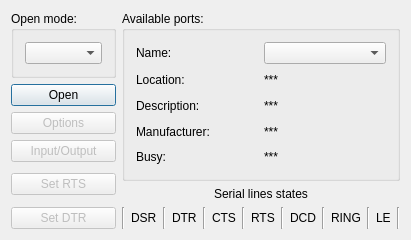
<?xml version="1.0" encoding="UTF-8"?>
<ui version="4.0">
 <class>MainDialog</class>
 <widget class="QDialog" name="MainDialog">
  <property name="geometry">
   <rect>
    <x>0</x>
    <y>0</y>
    <width>411</width>
    <height>240</height>
   </rect>
  </property>
  <property name="windowTitle">
   <string>Simple GUI application for demonstrating the use of QSerialDevice.</string>
  </property>
  <layout class="QGridLayout" name="gridLayout_2">
   <item row="0" column="0">
    <widget class="QGroupBox" name="modeGroupBox">
     <property name="title">
      <string>Open mode:</string>
     </property>
     <layout class="QVBoxLayout" name="verticalLayout">
      <item>
       <widget class="QComboBox" name="modeComboBox"/>
      </item>
     </layout>
    </widget>
   </item>
   <item row="0" column="1" rowspan="5">
    <widget class="QGroupBox" name="infoGroupBox">
     <property name="title">
      <string>Available ports:</string>
     </property>
     <layout class="QGridLayout" name="gridLayout">
      <item row="0" column="0">
       <widget class="QLabel" name="label_1">
        <property name="text">
         <string>Name:</string>
        </property>
       </widget>
      </item>
      <item row="0" column="1">
       <widget class="QComboBox" name="boxName"/>
      </item>
      <item row="1" column="0">
       <widget class="QLabel" name="label_2">
        <property name="text">
         <string>Location:</string>
        </property>
       </widget>
      </item>
      <item row="1" column="1">
       <widget class="QLabel" name="lbLocation">
        <property name="text">
         <string>***</string>
        </property>
       </widget>
      </item>
      <item row="2" column="0">
       <widget class="QLabel" name="label_3">
        <property name="text">
         <string>Description:</string>
        </property>
       </widget>
      </item>
      <item row="2" column="1">
       <widget class="QLabel" name="lbDescr">
        <property name="text">
         <string>***</string>
        </property>
       </widget>
      </item>
      <item row="3" column="0">
       <widget class="QLabel" name="label_4">
        <property name="text">
         <string>Manufacturer:</string>
        </property>
       </widget>
      </item>
      <item row="3" column="1">
       <widget class="QLabel" name="lbMfg">
        <property name="text">
         <string>***</string>
        </property>
       </widget>
      </item>
      <item row="4" column="0">
       <widget class="QLabel" name="label_5">
        <property name="text">
         <string>Busy:</string>
        </property>
       </widget>
      </item>
      <item row="4" column="1">
       <widget class="QLabel" name="lbBusy">
        <property name="text">
         <string>***</string>
        </property>
       </widget>
      </item>
     </layout>
    </widget>
   </item>
   <item row="1" column="0">
    <widget class="QPushButton" name="controlButton">
     <property name="text">
      <string>Open</string>
     </property>
    </widget>
   </item>
   <item row="2" column="0">
    <widget class="QPushButton" name="optionsButton">
     <property name="enabled">
      <bool>false</bool>
     </property>
     <property name="text">
      <string>Options</string>
     </property>
    </widget>
   </item>
   <item row="3" column="0">
    <widget class="QPushButton" name="ioButton">
     <property name="enabled">
      <bool>false</bool>
     </property>
     <property name="text">
      <string>Input/Output</string>
     </property>
    </widget>
   </item>
   <item row="4" column="0" rowspan="2">
    <widget class="QPushButton" name="rtsButton">
     <property name="enabled">
      <bool>false</bool>
     </property>
     <property name="text">
      <string>Set RTS</string>
     </property>
    </widget>
   </item>
   <item row="5" column="1">
    <widget class="QLabel" name="lineLabel">
     <property name="text">
      <string>Serial lines states</string>
     </property>
     <property name="alignment">
      <set>Qt::AlignCenter</set>
     </property>
    </widget>
   </item>
   <item row="6" column="0">
    <widget class="QPushButton" name="dtrButton">
     <property name="enabled">
      <bool>false</bool>
     </property>
     <property name="text">
      <string>Set DTR</string>
     </property>
    </widget>
   </item>
   <item row="6" column="1">
    <layout class="QHBoxLayout" name="horizontalLayout">
     <item>
      <widget class="Line" name="line1">
       <property name="orientation">
        <enum>Qt::Vertical</enum>
       </property>
      </widget>
     </item>
     <item>
      <widget class="QLabel" name="dsrLabel">
       <property name="text">
        <string>DSR</string>
       </property>
      </widget>
     </item>
     <item>
      <widget class="Line" name="line2">
       <property name="orientation">
        <enum>Qt::Vertical</enum>
       </property>
      </widget>
     </item>
     <item>
      <widget class="QLabel" name="dtrLabel">
       <property name="text">
        <string>DTR</string>
       </property>
      </widget>
     </item>
     <item>
      <widget class="Line" name="line">
       <property name="orientation">
        <enum>Qt::Vertical</enum>
       </property>
      </widget>
     </item>
     <item>
      <widget class="QLabel" name="ctsLabel">
       <property name="text">
        <string>CTS</string>
       </property>
      </widget>
     </item>
     <item>
      <widget class="Line" name="line_2">
       <property name="orientation">
        <enum>Qt::Vertical</enum>
       </property>
      </widget>
     </item>
     <item>
      <widget class="QLabel" name="rtsLabel">
       <property name="text">
        <string>RTS</string>
       </property>
      </widget>
     </item>
     <item>
      <widget class="Line" name="line_3">
       <property name="orientation">
        <enum>Qt::Vertical</enum>
       </property>
      </widget>
     </item>
     <item>
      <widget class="QLabel" name="dcdLabel">
       <property name="text">
        <string>DCD</string>
       </property>
      </widget>
     </item>
     <item>
      <widget class="Line" name="line3">
       <property name="orientation">
        <enum>Qt::Vertical</enum>
       </property>
      </widget>
     </item>
     <item>
      <widget class="QLabel" name="ringLabel">
       <property name="text">
        <string>RING</string>
       </property>
      </widget>
     </item>
     <item>
      <widget class="Line" name="line_4">
       <property name="orientation">
        <enum>Qt::Vertical</enum>
       </property>
      </widget>
     </item>
     <item>
      <widget class="QLabel" name="leLabel">
       <property name="text">
        <string>LE</string>
       </property>
      </widget>
     </item>
     <item>
      <widget class="Line" name="line_5">
       <property name="orientation">
        <enum>Qt::Vertical</enum>
       </property>
      </widget>
     </item>
    </layout>
   </item>
  </layout>
 </widget>
 <layoutdefault spacing="6" margin="11"/>
 <resources/>
 <connections/>
</ui>
